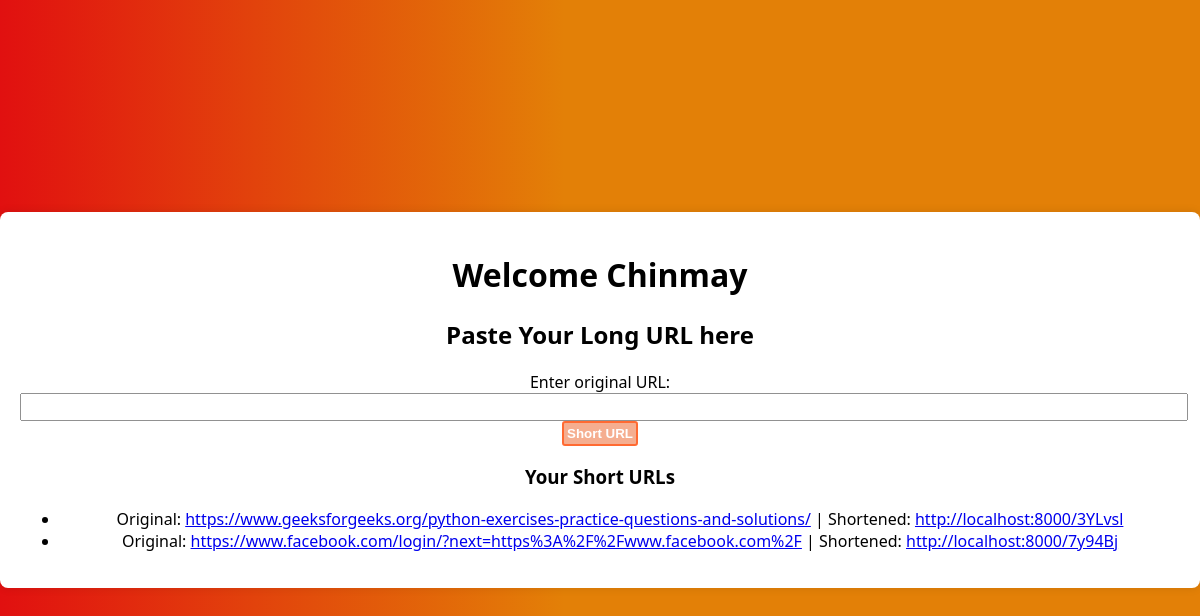
The app's page /URL.html (signed in) with its own data.
### service/models.py (models this page shows, shortened)
class Service(models.Model):  # Changed 'service' to 'Service' (PascalCase)
    user = models.ForeignKey(User, on_delete=models.CASCADE)  # Link URL to a user
    original_url = models.URLField()  # Store the full URL
    short_code = models.CharField(max_length=6, unique=True, default=generate_short_url)  # Unique short URL code
    created_at = models.DateTimeField(auto_now_add=True)  # Store timestamp
    def get_short_url(self):  # Changed method name for better readability
        return f"http://localhost:8000/{self.short_code}"

### service/views.py (the view, shortened to what this page needs)
# urls.py: path("URL.html", dashboard, name="dashboard"),  # Dashboard page
@login_required
def dashboard(request):
    urls = Service.objects.filter(user=request.user)
    return render(request, "URL.html", {"urls": urls})

### template/URL.html (shortened to what this page needs)
{% load static %}
<!DOCTYPE html>
<html lang="en">
<head>
    <link rel="stylesheet" href="{% static '/url.css' %}">
</head>
<body>
    <div class="cont1">
        <h1>Welcome {{user.username}} </h1>
        <h2>Paste Your Long URL here</h2>
        <form action="" method="POST">
           <label for="">Enter original URL:</label>
           <input type="url" name="original_url" id="" required>
           <center><button type="submit">Short URL</button></center>
        </form>
     <h3>Your Short URLs</h3>
     {% if urls  %}
        <ul>
            {% for url in urls  %}
               <li>
                Original: <a href="{{ url.original_url }}" target="_blank">{{ url.original_url }}</a> |
                    Shortened: <a href="{{ url.get_short_url }}" target="_blank">{{ url.get_short_url }}</a>
               </li>
            {% endfor %}
        </ul>
        {% else %}
        <p>No URLs shortened yet.</p>
     {% endif %}
    </div>
</body>
</html>

### static/url.css (style rules this page uses)
body { display: flex; background: linear-gradient(90deg, rgba(225,16,16,1) 0%, rgba(227,128,7,1) 47%); font-family: 'Segoe UI', Tahoma, Geneva, Verdana, sans-serif; justify-content: center; align-items: center; height: 100vh; margin: 0; background-color: #f4f4f4 }
.cont1 { background: white; padding: 20px; border-radius: 8px; box-shadow: 0 0 10px rgba(0, 0, 0, 0.1); text-align: center; width: 100%; }
.cont1 button { border: 2px solid orangered; opacity: 0.8; background-color: rgba(235, 91, 29, 0.612); padding: 3px; border-radius: 3px; color: white; font-weight: bolder; position: relative; display: block; }
.cont1 input { width: 100%; font-size: larger; opacity: 0.8; }

### records on screen
Service: original_url "https://www.geeksforgeeks.org/python-exercises-practice-questions-and-solutions/", get_short_url "http://localhost:8000/3YLvsl"
Service: original_url "https://www.facebook.com/login/?next=https%3A%2F%2Fwww.facebook.com%2F", get_short_url "http://localhost:8000/7y94Bj"

### other values on screen
{{ user.username }} "Chinmay"
